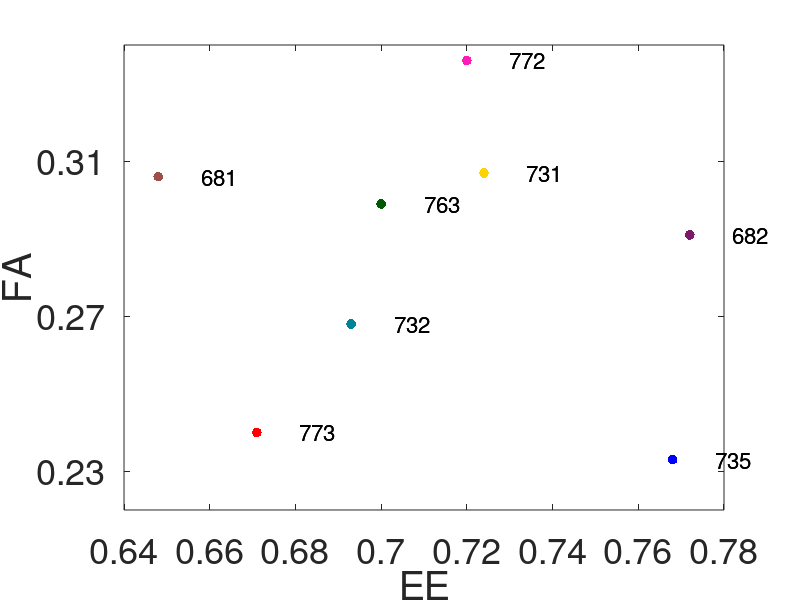

Recreate this plot in MATLAB.
%this version is for the 'edges' subroutine
function draw_natural_phenotypes_May22_2017

q=[1.0000    1.0000    1.0000
    1.0000         0         0
         0         0    1.0000
    0.4828    0.1034    0.4138
    1.0000    0.1034    0.7241
    1.0000    0.8276         0
         0    0.3448         0
         0    0.5172    0.5862
    0.6207    0.3103    0.2759
         0    1.0000    0.7586
         0    0.5172    0.5862
         0         0    0.4828
    0.5862    0.8276    0.3103
    0.7500    0.7500    0.7500
    0.8276    0.0690    1.0000
    0.4828    0.1034    0.4138];

radius2=0.01;
   
%Gecko PL EE FA SS FL SS/PL
stats=[681.0000    0.0560    0.6480    0.3060    0.0400    0.2156    0.7200
  682.0000    0.0600    0.7720    0.2910    0.0440    0.2037    0.7300
  731.0000    0.0680    0.7240    0.3070    0.0470    0.2144    0.6900
  732.0000    0.0800    0.6930    0.2680    0.0500    0.2077    0.6200
  735.0000    0.0950    0.7680    0.2330    0.0510    0.2309    0.5400
  763.0000    0.0600    0.7000    0.2990    0.0440    0.1944    0.7400
  772.0000    0.0570    0.7200    0.3360    0.0460    0.1951    0.8200
  773.0000    0.1050    0.6710    0.2400    0.0590    0.2630    0.5600];

gecko_labels=[773   735   682   772   731   763   732   681];

for i=1:8
    j=find(gecko_labels==stats(i,1));
    scatter(stats(i,3),stats(i,4),50,q(j+1,:),'filled')
    hold on
    %cut and paste the square shape from http://fsymbols.com/signs/square/
    %text(stats(i,3)+radius2,stats(i,4)+.001,'??','Color','w','FontSize',24)
    %text(stats(i,3)+radius2,stats(i,4),'??','Color','w','FontSize',24)
    hold on
    %text(stats(i,3)+radius2,stats(i,4),num2str(stats(i,1)),'Color','k','FontSize',24)
    text(stats(i,3)+radius2,stats(i,4),num2str(stats(i,1)),'Color',[0,0,0],'FontSize',16)
    
    hold on
end

for i=1:8
    j=find(gecko_labels==stats(i,1));
    text(stats(i,3)+radius2,stats(i,4),num2str(stats(i,1)),'Color',[0,0,0],'FontSize',16)
    hold on
end

set(gca,'FontSize',26)
box on
xlabel('EE')
ylabel('FA')
set(gca,'YTick',.23:.04:.36)
set(gca,'YTick',.15:.04:.36)
%% 
%% 
%xlim([0.55,0.93]);
%ylim([0.14,0.37]);
hold on

